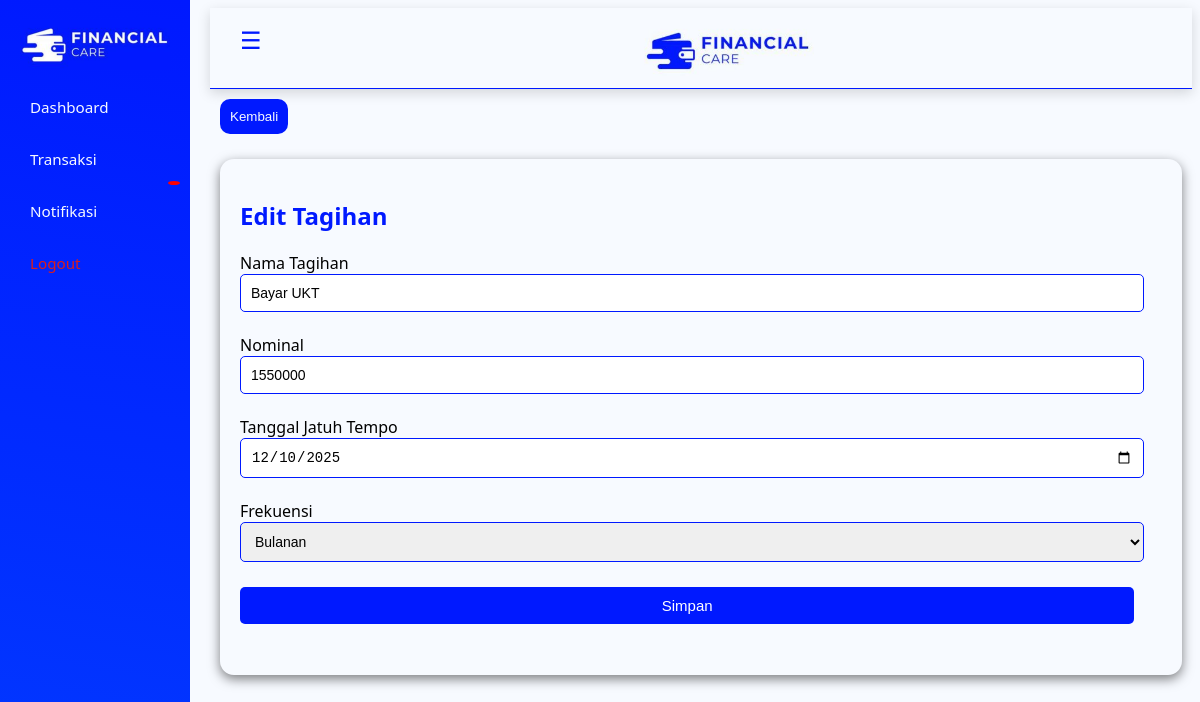
The page /public/user/edit_tagihan.php?id=5 (signed in) on the database its author committed.
### tables this page shows
CREATE TABLE `pengeluaran_rutin` (
  `id_pr` int NOT NULL,
  `user_id` int NOT NULL,
  `nama_pengeluaran` varchar(100) NOT NULL,
  `nominal` int NOT NULL,
  `tgl_jatuh_tempo` date NOT NULL,
  `frekuensi` enum('bulanan') NOT NULL
);

### classes/routine_cash.php (called while the page is built, shortened)
<?php
class RoutineCash {
    private $conn;
    public function __construct($db) {
        $this->conn = $db;
    }
    public function getTransaksiById($id) {
        $query = "SELECT id_pr, nama_pengeluaran, nominal, tgl_jatuh_tempo, frekuensi
              FROM pengeluaran_rutin WHERE id_pr = ?";
        $stmt = $this->conn->prepare($query);
        $stmt->bind_param("i", $id);
        $stmt->execute();
    return $stmt->get_result()->fetch_assoc();
    }
}
?>

### public/user/edit_tagihan.php (the view, shortened to what this page needs)
<?php
require_once __DIR__ . '/../../sidebar.php';
require_once __DIR__ . '/../../db.php';
require_once __DIR__ . '/../../classes/routine_cash.php';
$id = $_GET['id'];
$routine_cash = new RoutineCash($conn);
$data_tagihan = $routine_cash->getTransaksiById($id);
?>
<!DOCTYPE html>
<html lang="en">
<head>
    <link rel="stylesheet" href="../../assets/user_style.css">
</head>
<body>
    <header class="top-header">
        <button id="toggleSidebar" class="hamburger">☰</button>
            <img src="<?= BASE_URL ?>/assets/finance-care2.jpg" alt="Logo Financial Care">
    </header>
    <button id="btn-back"><a href="dashboard.php">Kembali</a></button>
    <div id="add-container">
        <h2 id="title-crud">Edit Tagihan</h2>
            <form action="" method="POST">
                <label for="nama_tagihan">Nama Tagihan</label>
                <input type="text" id="nama_tagihan" name="nama_tagihan" value="<?= $data_tagihan["nama_pengeluaran"] ?>"><br><br>
                <label for="nominal">Nominal</label><br>
                <input type="number" id="nominal_" name="nominal" value="<?= $data_tagihan["nominal"] ?>"><br><br>
                <label for="jatuh_tempo">Tanggal Jatuh Tempo</label><br>
                <input type="date" id="jatuh_tempo" name="jatuh_tempo" value="<?= $data_tagihan["tgl_jatuh_tempo"] ?>"><br><br>
                <label for="frekuensi">Frekuensi</label>
                <select name="frekuensi" id="frekuensi">
                    <option value="Bulanan">Bulanan</option>
                </select>
                <button class="btn" type="submit" name="submit">Simpan</button>
        </form>
    </div>
</body>
</html>

### assets/user_style.css (style rules this page uses)
body { margin-left: 210px; padding: 0; font-family: 'Segoe UI', sans-serif; background: #f7faffff; transition: margin-left .3s ease; }
header { background: #f7faffff; padding: 12px 20px; height: 56px; border-bottom: 1px solid #0018FF; box-shadow: 0 4px 12px rgba(0, 0, 0, 0.3); }
header img { width: 170px; height: auto; }
img { width : 170px; height : 70px; display: block; margin: 0 auto; }
.top-header { background: #f7faffff; padding: 12px 20px; height: 56px; border-bottom: 1px solid #0018FF; box-shadow: 0 4px 12px rgba(0,0,0,.15); display: flex; align-items: center; gap: 15px; }
.hamburger { font-size: 24px; background: none; border: none; cursor: pointer; color: #0018FF; z-index: 1100; }
h2 { color: #0019FF; }
button { padding: 10px; background: #0019FF; border-radius:10px; border: none; margin-bottom: 15px; color: #f7faffff; }
button { background: #0019FF; padding: 10px; border: none; border-radius: 8px; }
button a { text-decoration: none; color: #f1f5f9; }
body { margin-left: 210px; padding: 0; font-family: 'Segoe UI', sans-serif; background: #f7faffff; }
#add-container { background: #f7faffff; border-radius: 14px; box-shadow: 0 4px 12px rgba(0, 0, 0, 0.5); margin: 10px; margin-top: 15px; padding: 20px; }
#title-crud { color: #0019FF; }
input { width: 98%; padding: 10px; border: 1px solid #0019FF; border-radius: 5px; font-size: 14px; transition: 0.2s; }
select { width: 98%; padding: 10px; border: 1px solid #0019FF; border-radius: 5px; font-size: 14px; transition: 0.2s; }
.btn { width: 97%; background: #0019FF; color: white; border: none; padding: 10px; margin-top: 25px; border-radius: 5px; font-size: 15px; cursor: pointer; transition: 0.2s; }
#btn-back { background: #0019FF; margin: 10px; border-radius: 10px; border: none; padding: 10px; }
#btn-back a { text-decoration: none; color: #f7faffff; }
@media (min-width: 769px) { body { margin-left: 210px; } }

### sidebar.php (style rules this page uses)
:root { --bg-sidebar: linear-gradient(10deg, #023AFF, #0019FF); --bg-hover: #2756ffff; --bg-content: #111827; --text-main: #f7faffff; --text-muted: #f7faffff; --accent: #f7faffff; --danger: #da1d1dff; }

### rows shown on the page
pengeluaran_rutin: nama_tagihan "Bayar UKT", nominal "1550000", jatuh_tempo "12/10/2025"
